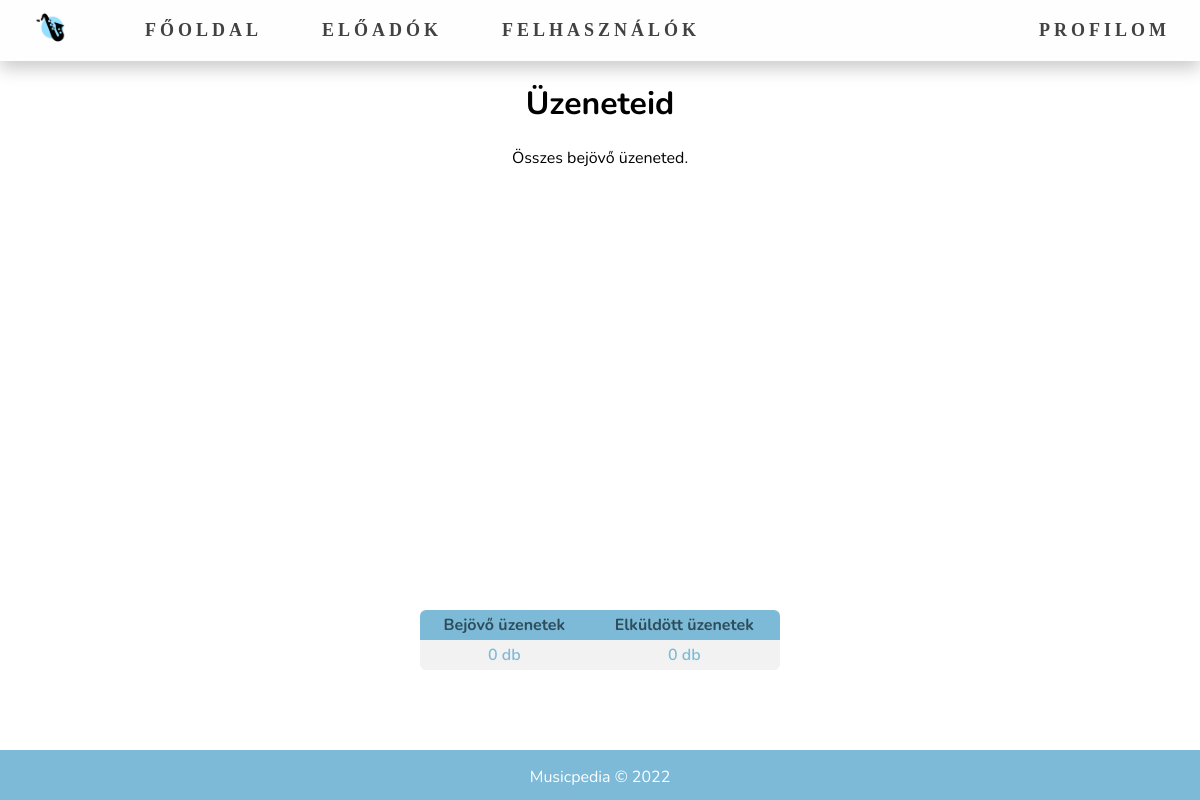
The page /messages_inbox.php (signed in) on the database as committed earlier.
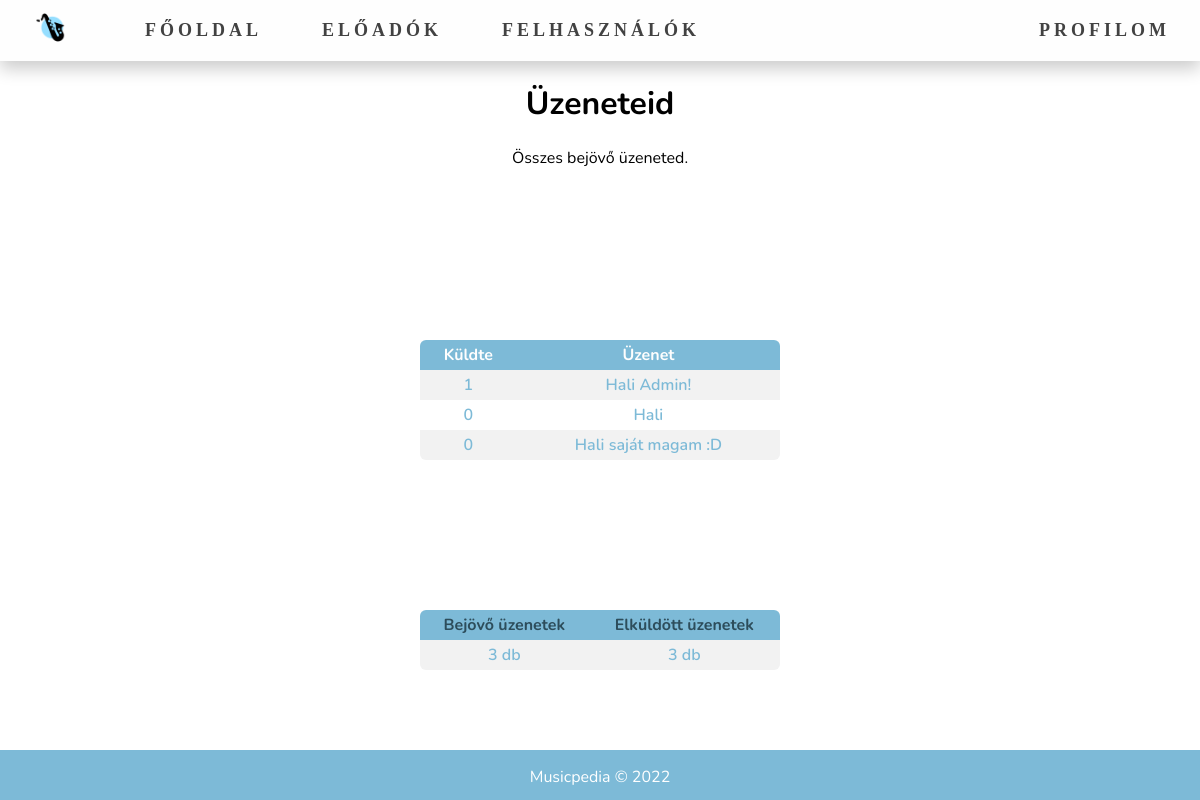
The same page on the database as committed later.
### tables this page shows
CREATE TABLE `messages` (
  `id` int(11) NOT NULL COMMENT 'message id',
  `time` datetime NOT NULL COMMENT 'sent at',
  `sender` int(11) NOT NULL COMMENT 'sender',
  `recipient` int(11) NOT NULL COMMENT 'recipient',
  `message` text NOT NULL COMMENT 'message'
);

### messages_inbox.php (the view, shortened to what this page needs)
<!DOCTYPE html>
<html lang="hu">
<head>
    <?php include './includes/head_auth.php'; ?>
</head>
<body>
<?php include './includes/navigation.php'; ?>
<main class="kontener">
    <header>
        <h1 class="header-felhasznalok">Üzeneteid</h1>
        <p>Összes bejövő üzeneted.</p>
    </header>
    <div class="wrapper">
        <?php
            include("./includes/connection.php");
            $sql = 'SELECT sender AS id, message FROM messages WHERE recipient = ?';
            $stmt = $conn->prepare($sql);
            $stmt->bind_param("i", $_SESSION["id"]);
            $stmt->execute();
            $result = $stmt->get_result();
            if ($result->num_rows > 0) {
                echo "<table class='messages-showcase'><tr><th id='messages-from'>Küldte</th><th id='messages-message'>Üzenet</th></tr>";
                while($row = $result->fetch_assoc()) {
                    echo "<tr>
                            <td headers='messages-from'>" . $row["id"] . "</td>
                            <td headers='messages-message'>". $row["message"] . "</td>
                        </tr>";
                }
                echo "</table>";
            } else {
                echo "";
            }
        ?>
        <?php
          include("./includes/messages.php");
        ?>
    </div>
</main>
<?php include './includes/footer.php'; ?>
</body>
</html>

### includes/messages.php (shortened to what this page needs)
<?php
    include("connection.php");
    $sql = 'SELECT (SELECT COUNT(id) FROM messages WHERE recipient = ?) AS bejovo, (SELECT COUNT(id) FROM messages WHERE sender = ?) AS elkuldott;';
    $stmt = $conn->prepare($sql);
    $stmt->bind_param("ii", $_SESSION["id"], $_SESSION["id"]);
    $stmt->execute();
    $result = $stmt->get_result();
    if ($result->num_rows > 0) {
        echo "<table class='messages'><tr><th id='messages-bejovo'><a href='./messages_inbox.php'>Bejövő üzenetek</a></th><th id='messages-elkuldott'><a href='./messages_outbox.php'>Elküldött üzenetek</a></th></tr>";
        while($row = $result->fetch_assoc()) {
            echo "<tr>
                                        <td headers='messages-bejovo'>" . $row["bejovo"] . " db</td>
                                        <td headers='messages-elkuldott'>". $row["elkuldott"] . " db</td>
                                        </tr>";
        }
        echo "</table>";
    } else {
        echo "";
    }
?>

Rows that differ between the two databases and show on the page:
added messages: sender "1", message "Hali Admin!"
added messages: sender "0", message "Hali"
added messages: sender "0", message "Hali saját magam :D"
Other text that changed with them:
text now shown: "Küldte Üzenet"
new list line: "3 db 3 db"
list line gone: "0 db 0 db"
